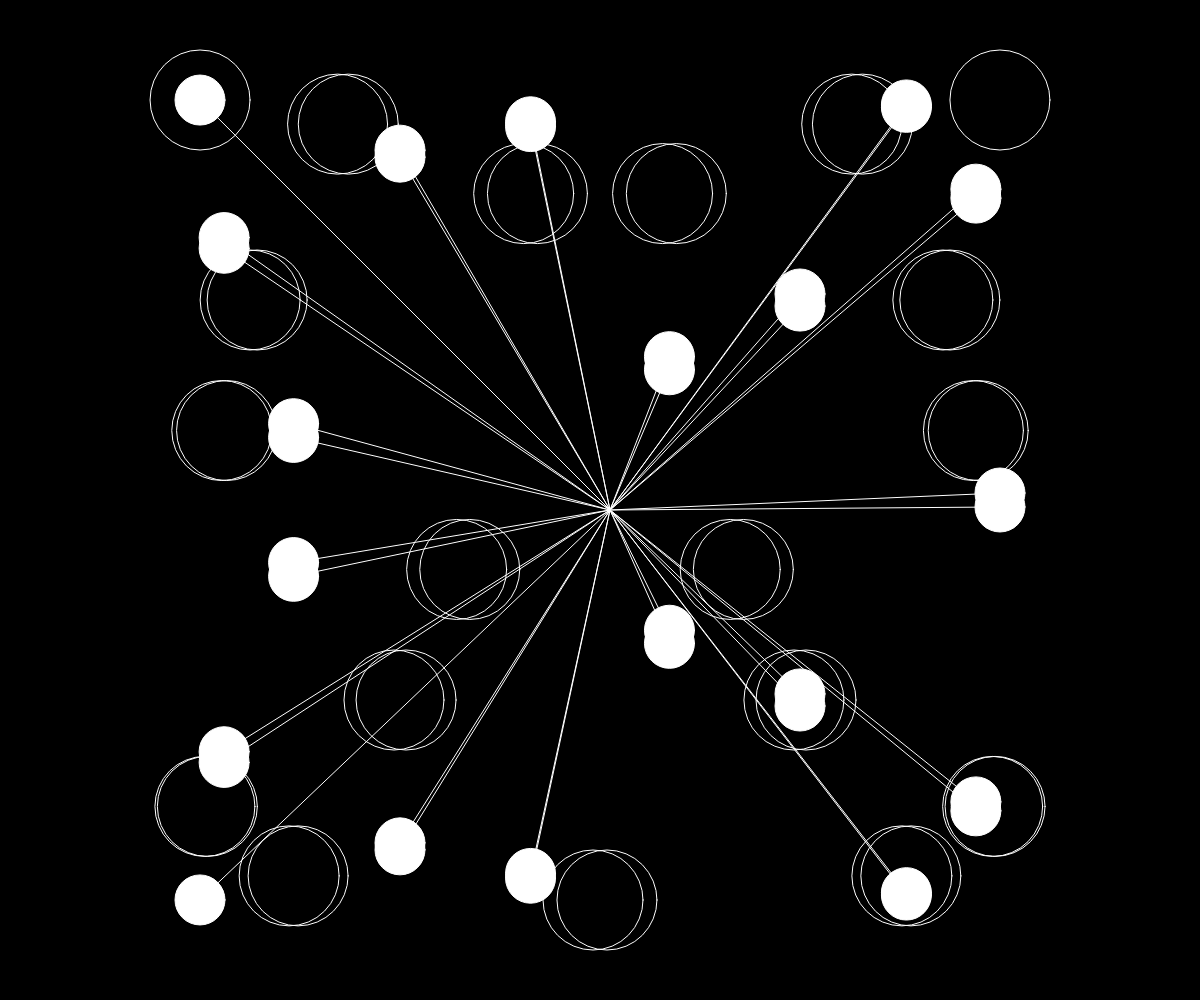
Frame 1 (no input)
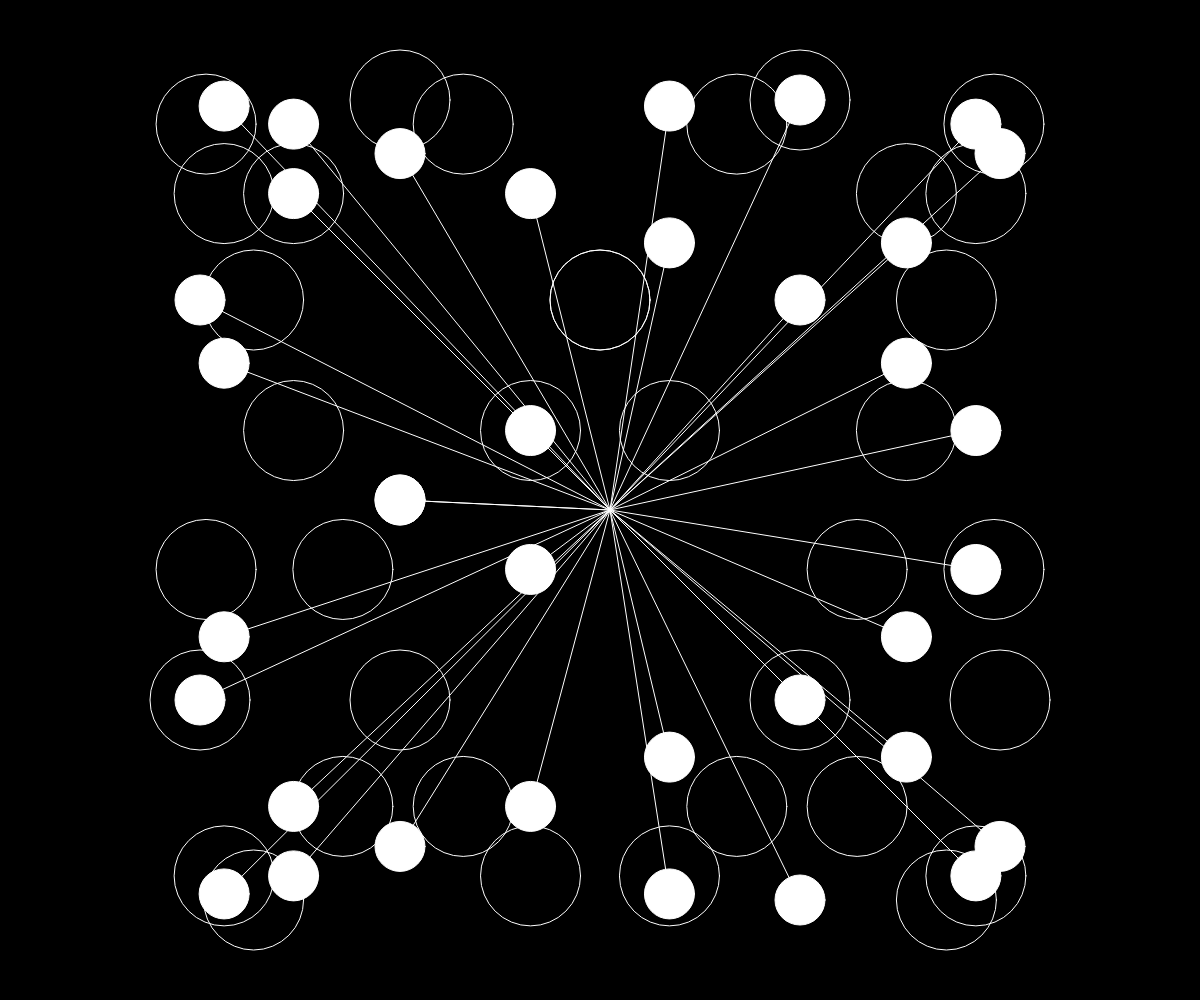
Frame 60 (no input)
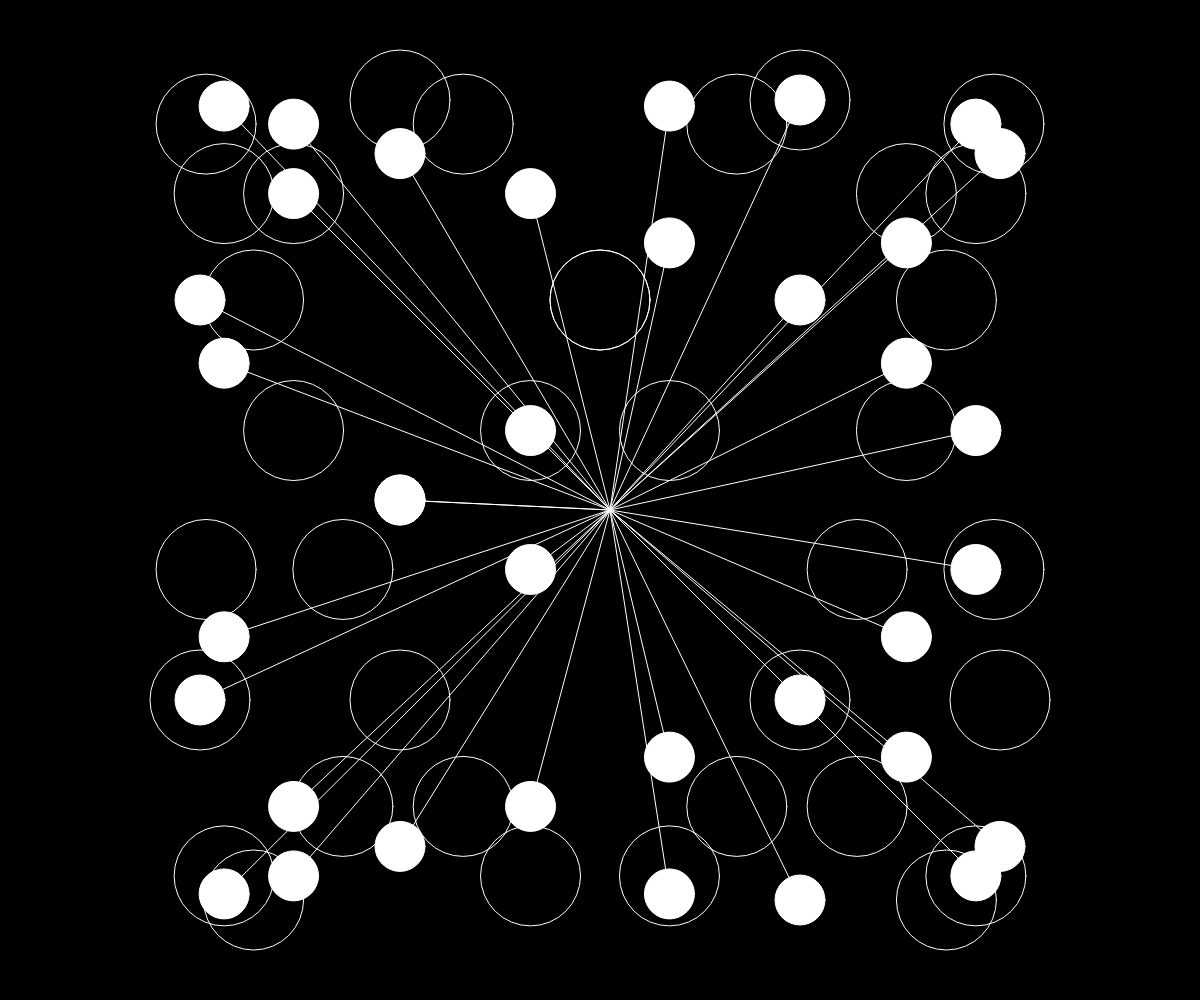
Frame 120 (the mouse pressed at the canvas centre since frame 60)

The p5.js sketch that drew these frames (run headless with seeded random() and noise() and a simulated clock; from frame 60 on, the mouse is pressed at the canvas centre):

// p5.js sketch
// ── sketch.js
let ogX;
let ogY;
let diametre;
let contWeight;


function setup() {
createCanvas(windowWidth, windowHeight);
background (255);


  ogX = width / 2;
  ogY = height / 2;
  
  noFill();
  stroke(255);
  frameRate(50);

}



function draw() {
  background(0);

  push();

  let amount = 36;
  let magnitude = 400;

stroke(255);
translate (width/2, height/2);

for(let i = 0; i < amount; i++){
  let wave1 = cos (radians(i * 50 * 10)) * magnitude;
  let wave2 = sin (radians(frameCount + i * 10)) * magnitude;

push();

ellipse(wave2 * 1, wave1 * 1, 100, 100);
fill(255);
ellipse(wave1 * 1, wave2, 50, 50);
  
  
  
  pop();
  
  
  line(wave1, wave2, 10, 10);

}


  pop();
  
}
